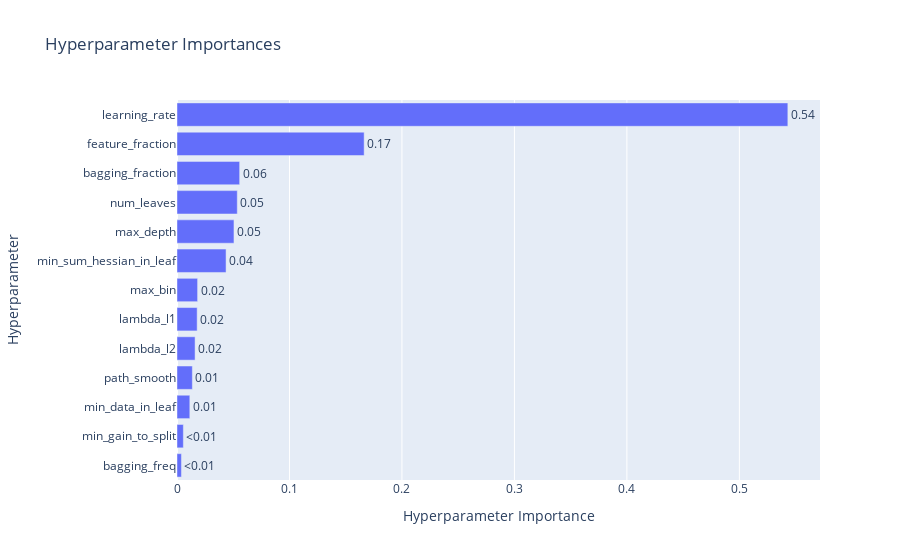
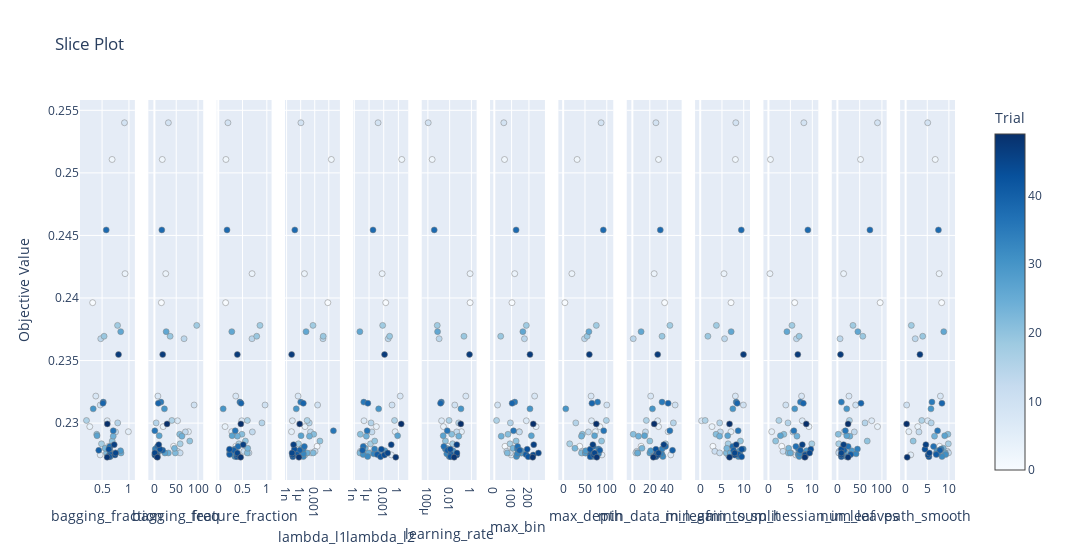

Notebook cell for these charts, in order:
### Code cell
memo = "add lifetimeprize/race and trainer_id, in JV dataset. n_rials=50."
model, df_pred = model_tuner.simple_lightGBM(df4, feature_col2, memo=memo, n_trials=50, save_result=True, visualization=True)
